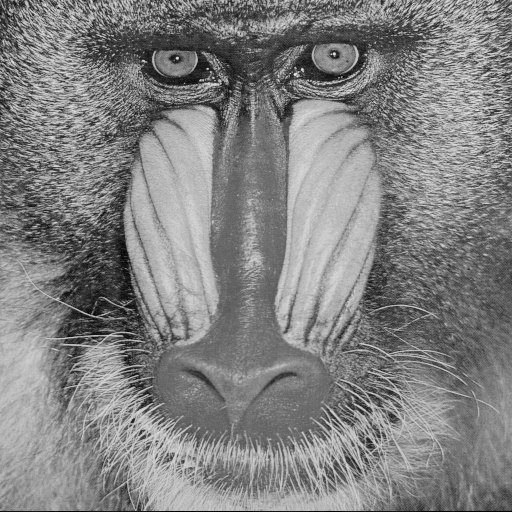
#> input picture exercises/01/mandrill.png, 512 x 512 px
$ python 'Blatt 1 - Aufgabe 5.py'
#> lines starting #> are read from the running program, lines starting #| are printed output that depends on the picture; after the words box and inside, x2 and y2 are one past the last pixel; in counts of white or black regions, pixels touching at a corner belong together; long printed decimals are rounded
# -*- coding: utf-8 -*-

import time
import numpy as np
import skimage.io as sk

'''
 Unterschiedliche Lösungen!! Funktion sollte ein Array als Parameter erhalten
'''
def RangeCheckWithLoops():
    img = sk.imread('mandrill.png')
    boolArray = np.full((512,512), False)
    xwidth = img.shape[0]
    ywidth = img.shape[1]
    for x in range(xwidth):
        for y in range(ywidth):
            if(200 > img[x,y] > 99):
                boolArray[x,y] = True
    #print(boolArray)


'''
 Unterschiedliche Lösungen!! Funktion sollte ein Array als Parameter erhalten
'''
def RangeCheckWithBroadcasting():
    img = sk.imread('mandrill.png')
#> img is the input picture: shape (512, 512); min 0, max 232, mean 129.5
    SmallerArray = np.full((512,512), 99)
    LargerArray = np.full((512,512), 200)

    boolArray1 = LargerArray > img
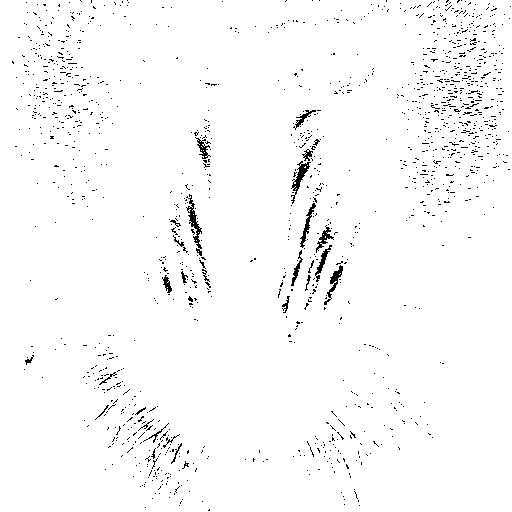
#> boolArray1: shape (512, 512) bool; 97.8% white; black in thin lines or dots
    boolArray2 = img > SmallerArray
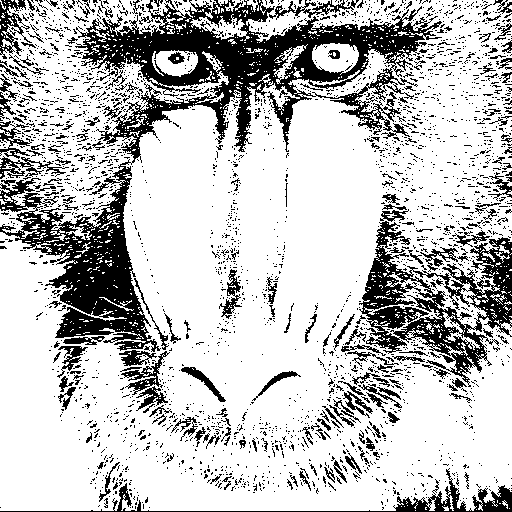
#> boolArray2: shape (512, 512) bool; 75.3% white; 2913 black regions (2705 under 20 px), largest, box (x1, y1, x2, y2) and area: (0, 0, 442, 352) 30201, (359, 221, 512, 387) 8871, (0, 468, 512, 512) 2200
    boolArray = boolArray1 == boolArray2
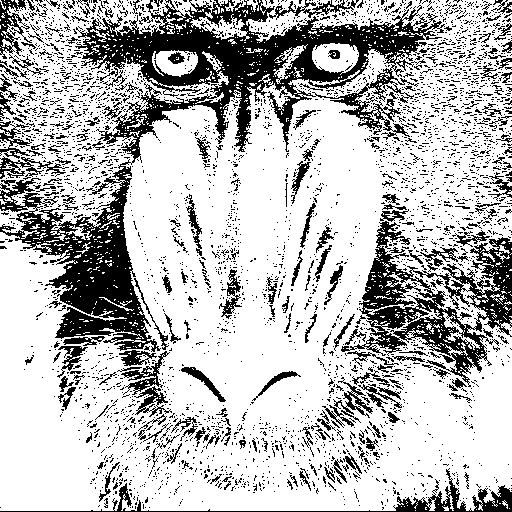
#> boolArray: shape (512, 512) bool; 73.1% white; 3843 black regions (3605 under 20 px), largest, box (x1, y1, x2, y2) and area: (0, 0, 445, 352) 30438, (341, 221, 512, 387) 9023, (0, 468, 512, 512) 2203
    #print(boolArray)


'''
 Wiederholung innerhalb der Funktion => Funktion als Parameter übergeben
'''
def CheckTimes():
    tic = time.time()
    for x in range(100):
        RangeCheckWithBroadcasting()
    toc = time.time()
    diff = toc-tic
#> diff = 0.77
    print(diff)
#| 0.7696

    tic = time.time()
    for x in range(100): #braucht 78 sekunden!!!
        RangeCheckWithLoops()
    toc = time.time()
    diff = toc-tic
    print(diff)


'''
Bei mir sind beide Funktionen sehr ähnlich schnell. Unterscheiden sich nur
in Millisekunden. Beide brauchen ca 2-3 sek.
'''
#> (the run stopped early here; a loop or call above may not have finished)
